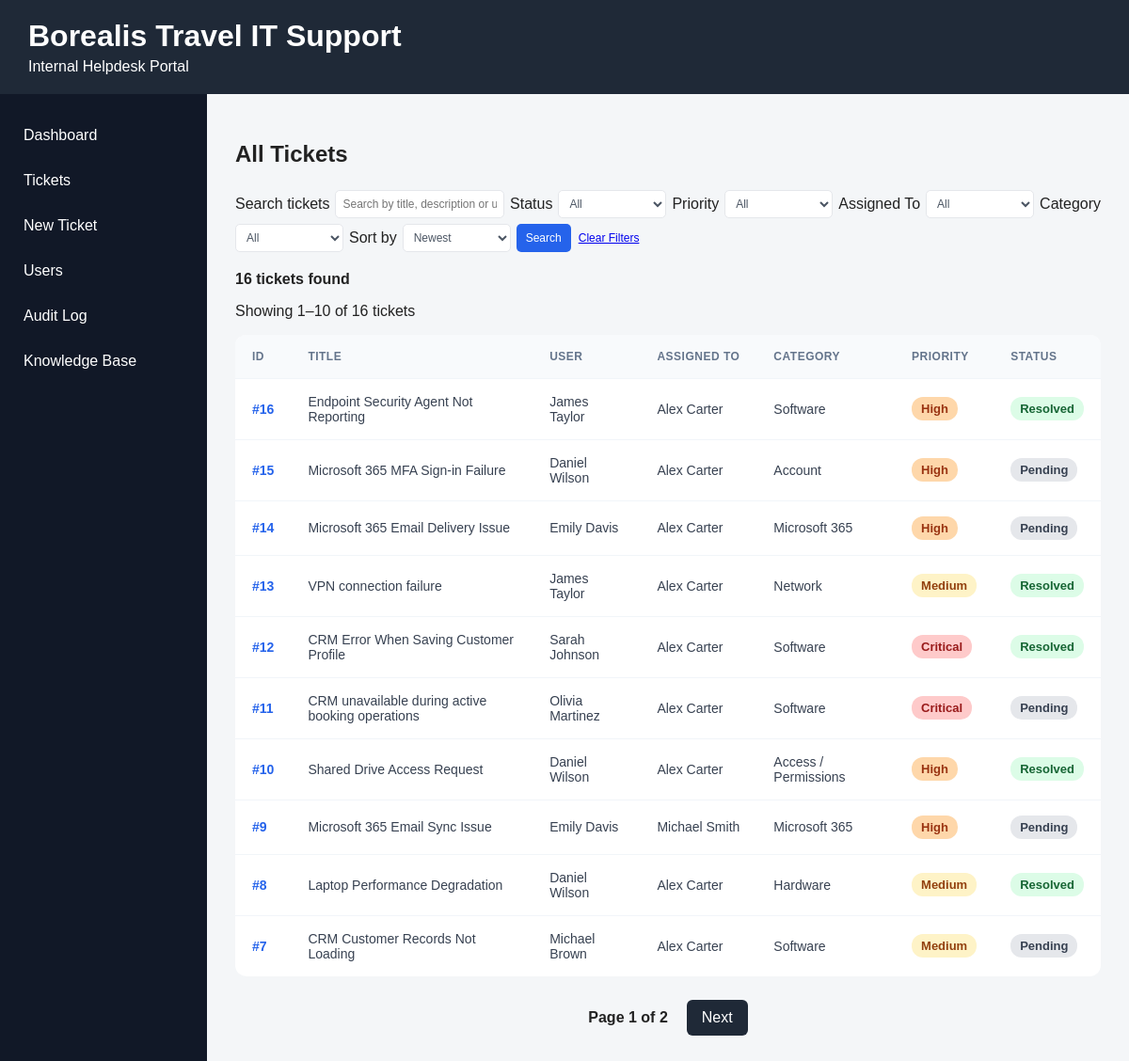
Page /tickets on the committed database.
### tables this page shows
CREATE TABLE tickets (
        id INTEGER PRIMARY KEY,
        user_id INTEGER NOT NULL,
        title TEXT NOT NULL,
        description TEXT NOT NULL,
        category_id INTEGER NOT NULL,
        priority_id INTEGER NOT NULL,
        status_id INTEGER NOT NULL,
        assigned_to INTEGER,
        created_at TEXT NOT NULL DEFAULT CURRENT_TIMESTAMP,
        updated_at TEXT NOT NULL DEFAULT CURRENT_TIMESTAMP,
        resolved_at TEXT, impact_id INTEGER, urgency_id INTEGER,
        FOREIGN KEY (user_id) REFERENCES users(id),
        FOREIGN KEY (category_id) REFERENCES categories(id),
        FOREIGN KEY (priority_id) REFERENCES priorities(id),
        FOREIGN KEY (status_id) REFERENCES statuses(id),
        FOREIGN KEY (assigned_to) REFERENCES users(id)
    );

CREATE TABLE users (
        id INTEGER PRIMARY KEY,
        name TEXT NOT NULL,
        email TEXT NOT NULL UNIQUE,
        department_id INTEGER NOT NULL,
        role TEXT NOT NULL,
        status TEXT NOT NULL DEFAULT 'Active',
        created_at TEXT NOT NULL DEFAULT CURRENT_TIMESTAMP,
        deactivated_at TEXT,
        FOREIGN KEY (department_id) REFERENCES departments(id)
    );

CREATE TABLE categories (
        id INTEGER PRIMARY KEY,
        name TEXT NOT NULL UNIQUE
    );

CREATE TABLE priorities (
        id INTEGER PRIMARY KEY,
        name TEXT NOT NULL UNIQUE
    );

CREATE TABLE statuses (
        id INTEGER PRIMARY KEY,
        name TEXT NOT NULL UNIQUE
    );

### app/main.py (the view)
@app.get("/tickets")
def tickets_page(
    request: Request,
    search: str = "",
    status: str = "",
    priority: str = "",
    assigned_to: str = "",
    category: str = "",
    sort: str = "newest",
    page: int = 1
):
    page = max(page, 1)
    statuses = get_statuses()
    priorities = get_priorities()
    it_users = get_it_users()
    categories = get_categories()
    status_id = int(status) if status else None
    priority_id = int(priority) if priority else None
    assigned_to_id = int(assigned_to) if assigned_to else None
    category_id = int(category) if category else None
    tickets_per_page = 10
    offset = (page - 1) * tickets_per_page
    tickets = get_filtered_tickets(
        search=search,
        status_id=status_id,
        priority_id=priority_id,
        assigned_to=assigned_to_id,
        category_id=category_id,
        sort=sort,
        limit=tickets_per_page,
        offset=offset
    )
    total_tickets = count_filtered_tickets(
        search=search,
        status_id=status_id,
        priority_id=priority_id,
        assigned_to=assigned_to_id,
        category_id=category_id
    )
    total_pages = max(
        1,
        (total_tickets + tickets_per_page - 1) // tickets_per_page
    )
    if page > total_pages:
        page = total_pages
        offset = (page - 1) * tickets_per_page
    if total_tickets == 0:
        start_ticket = 0
        end_ticket = 0
    else:
        start_ticket = offset + 1
        end_ticket = min(offset + tickets_per_page, total_tickets)
    return templates.TemplateResponse(
        request=request,
        name="tickets.html",
        context={
            "tickets": tickets,
            "statuses": statuses,
            "priorities": priorities,
            "it_users": it_users,
            "categories": categories,
            "page": page,
            "total_pages": total_pages,
            "total_tickets": total_tickets,
            "start_ticket": start_ticket,
            "end_ticket": end_ticket
        }
    )

### app/templates/tickets.html (shortened to what this page needs)
{% extends "base.html" %}
{% block header_subtitle %}
Internal Helpdesk Portal
{% endblock %}
{% block content %}
            <h2>All Tickets</h2>
            <form method="get" action="/tickets" class="ticket-filters">
                <label for="search">Search tickets</label>
                <input
                    type="text"
                    id="search"
                    name="search"
                    value="{{ request.query_params.get('search', '') }}"
                    placeholder="Search by title, description or user"
                >
                <label for="status">Status</label>
                <select id="status" name="status">
                    <option value="">All</option>
                </select>
                <label for="priority">Priority</label>
                <select id="priority" name="priority">
                    <option value="">All</option>
                </select>
                <label for="assigned_to">Assigned To</label>
                <select id="assigned_to" name="assigned_to">
                    <option value="">All</option>
                </select>
                <label for="category">Category</label>
                <select id="category" name="category">
                    <option value="">All</option>
                </select>
                <label for="sort">Sort by</label>
                <select id="sort" name="sort">
                    <option
                        value="newest"
                        {% if request.query_params.get('sort', 'newest') == 'newest' %}selected{% endif %}
                    >
                        Newest
                    </option>
                </select>
                <button type="submit">Search</button>
                <a href="/tickets">Clear Filters</a>
            </form>
            <p>
                <strong>{{ total_tickets }} tickets found</strong>
            </p>
            <p>
                Showing {{ start_ticket }}–{{ end_ticket }} of {{ total_tickets }} tickets
            </p>
            <table>
                <thead>
                    <tr>
                        <th>ID</th>
                        <th>Title</th>
                        <th>User</th>
                        <th>Assigned To</th>
                        <th>Category</th>
                        <th>Priority</th>
                        <th>Status</th>
                    </tr>
                </thead>
                <tbody>
                    {% for ticket in tickets %}
                    <tr>
                        <td>
                            <a href="/tickets/{{ ticket.id }}">
                                #{{ ticket.id }}
                            </a>
                        </td>
                        <td>{{ ticket.title }}</td>
                        <td>{{ ticket.user_name }}</td>
                        <td>
                            {% if ticket.assigned_to %}
                                {{ ticket.assigned_to }}
                            {% else %}
                                Unassigned
                            {% endif %}
                        </td>
                        <td>{{ ticket.category }}</td>
                        <td>
                            <span class="priority priority-{{ ticket.priority|lower }}">
                                {{ ticket.priority }}
                            </span>
                        </td>
                        <td>
                            <span class="status status-{{ ticket.status|lower|replace(' ', '-') }}">
                                {{ ticket.status }}
                            </span>
                        </td>
                    </tr>
                    {% else %}
                    <tr>
                        <td colspan="7" class="empty-state">
                            No tickets found.
                        </td>
                    </tr>
                    {% endfor %}
                </tbody>
            </table>
            <div class="pagination">
                <span>
                    Page {{ page }} of {{ total_pages }}
                </span>
                {% if page < total_pages %}
                    <a href="/tickets?page={{ page + 1 }}&search={{ request.query_params.get('search', '') }}&status={{ request.query_params.get('status', '') }}&priority={{ request.query_params.get('priority', '') }}&assigned_to={{ request.query_params.get('assigned_to', '') }}&category={{ request.query_params.get('category', '') }}&sort={{ request.query_params.get('sort', 'newest') }}">
                        Next
                    </a>
                {% endif %}
            </div>
{% endblock %}

### app/static/style.css (style rules this page uses)
body { margin: 0; font-family: Arial, sans-serif; background-color: #f4f6f8; color: #222; }
table { width: 100%; border-collapse: separate; border-spacing: 0; background-color: #ffffff; border-radius: 12px; overflow: hidden; }
th, td { padding: 16px 18px; text-align: left; border-bottom: 1px solid #f1f5f9; }
th { background-color: #f8fafc; color: #64748b; font-size: 12px; font-weight: 700; text-transform: uppercase; letter-spacing: 0.5px; white-space: nowrap; }
td { color: #374151; font-size: 14px; vertical-align: middle; }
tbody tr { transition: background-color 0.15s ease; }
tbody tr:last-child td { border-bottom: none; }
td a { color: #2563eb; font-weight: 600; text-decoration: none; }
.pagination { display: flex; justify-content: center; align-items: center; gap: 20px; margin-top: 25px; }
.pagination a { background-color: #1f2937; color: white; text-decoration: none; padding: 10px 16px; border-radius: 6px; }
.pagination span { font-weight: bold; }
.priority { display: inline-block; padding: 5px 10px; border-radius: 12px; font-size: 13px; font-weight: bold; }
.priority-medium { background-color: #fef3c7; color: #92400e; }
.priority-high { background-color: #fed7aa; color: #9a3412; }
.priority-critical { background-color: #fecaca; color: #991b1b; }
.status { display: inline-block; padding: 5px 10px; border-radius: 12px; font-size: 13px; font-weight: bold; }
.status-pending { background-color: #e5e7eb; color: #374151; }
.status-resolved { background-color: #dcfce7; color: #166534; }
.ticket-filters { display: flex; flex-wrap: wrap; align-items: center; gap: 6px; padding: 4px 0; margin: 8px 0 12px; background: transparent; border: none; box-shadow: none; min-width: 0; max-width: 100%; }
.ticket-filters input:not([type="submit"]), .ticket-filters select { box-sizing: border-box; height: 30px; padding: 4px 7px; border: 1px solid #e5e7eb; border-radius: 5px; background: #fff; color: #4b5563; font-size: 12px; min-width: 0; max-width: 100%; }
.ticket-filters input:not([type="submit"]) { flex: 1 1 150px; width: auto; }
.ticket-filters select { flex: 0 1 115px; width: auto; }
.ticket-filters button, .ticket-filters input[type="submit"] { height: 30px; padding: 0 10px; border: none; border-radius: 5px; background: #2563eb; color: #fff; font-size: 12px; font-weight: 500; white-space: nowrap; cursor: pointer; }
.ticket-filters a { font-size: 12px; white-space: nowrap; margin-left: 2px; }

### rows in the picture
tickets: id "16", title "Endpoint Security Agent Not Reporting", user_name "James Taylor", assigned_to "Alex Carter", category "Software", priority "High", status "Resolved"
tickets: id "15", title "Microsoft 365 MFA Sign-in Failure", user_name "Daniel Wilson", assigned_to "Alex Carter", category "Account", priority "High", status "Pending"
tickets: id "14", title "Microsoft 365 Email Delivery Issue", user_name "Emily Davis", assigned_to "Alex Carter", category "Microsoft 365", priority "High", status "Pending"
tickets: id "13", title "VPN connection failure", user_name "James Taylor", assigned_to "Alex Carter", category "Network", priority "Medium", status "Resolved"
tickets: id "12", title "CRM Error When Saving Customer Profile", user_name "Sarah Johnson", assigned_to "Alex Carter", category "Software", priority "Critical", status "Resolved"
tickets: id "11", title "CRM unavailable during active booking operations", user_name "Olivia Martinez", assigned_to "Alex Carter", category "Software", priority "Critical", status "Pending"
tickets: id "10", title "Shared Drive Access Request", user_name "Daniel Wilson", assigned_to "Alex Carter", category "Access / Permissions", priority "High", status "Resolved"
tickets: id "9", title "Microsoft 365 Email Sync Issue", user_name "Emily Davis", assigned_to "Michael Smith", category "Microsoft 365", priority "High", status "Pending"
tickets: id "8", title "Laptop Performance Degradation", user_name "Daniel Wilson", assigned_to "Alex Carter", category "Hardware", priority "Medium", status "Resolved"
tickets: id "7", title "CRM Customer Records Not Loading", user_name "Michael Brown", assigned_to "Alex Carter", category "Software", priority "Medium", status "Pending"

### other values in the picture
{{ total_tickets }} "16"
{{ start_ticket }} "1"
{{ end_ticket }} "10"
{{ page }} "1"
{{ total_pages }} "2"
